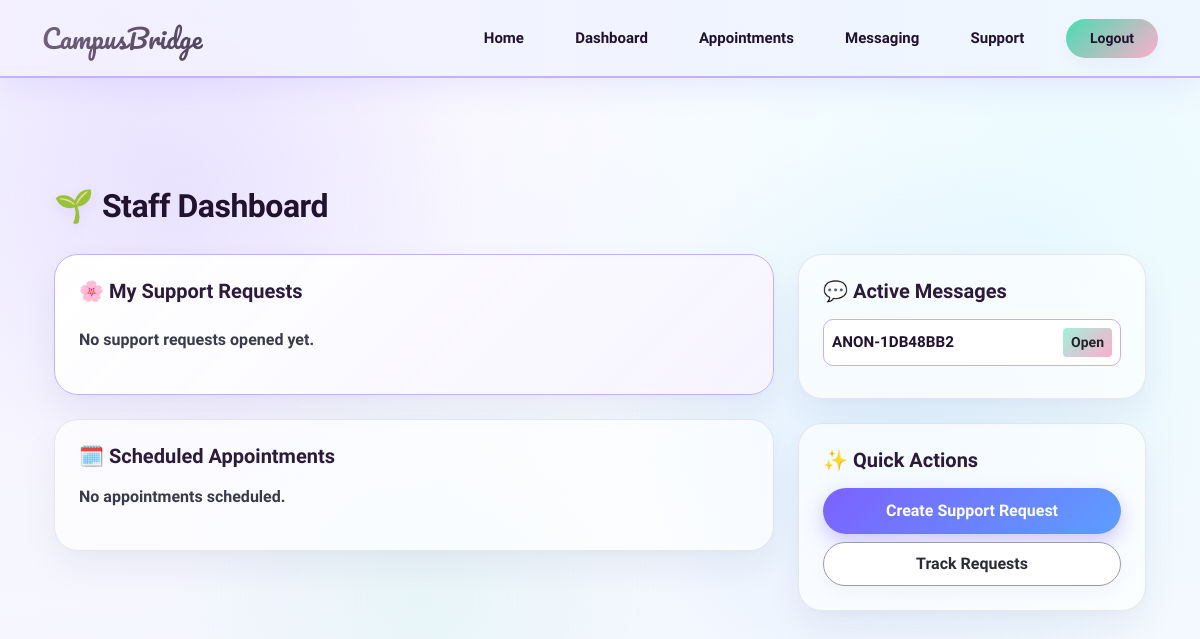
Before: /dashboard/staff/ (signed in) with the older database file.
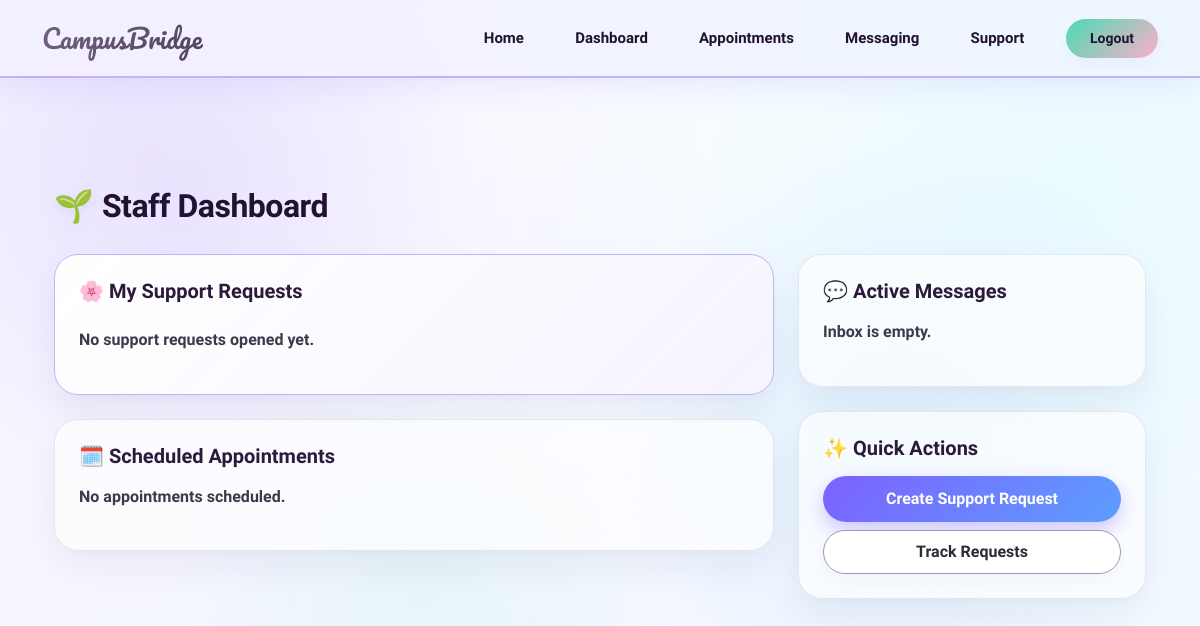
After: the same page with the newer database file.
### messaging/models.py (models this page shows, shortened)
class Conversation(models.Model):
    anonymous_profile = models.ForeignKey(
        "support.AnonymousProfile",
        on_delete=models.CASCADE,
        related_name="conversations"
    )
    counselor = models.ForeignKey(
        User,
        on_delete=models.CASCADE,
        related_name="counselor_conversations"
    )
    created_at = models.DateTimeField(auto_now_add=True)

### support/models.py (models this page shows, shortened)
class AnonymousProfile(models.Model):
    user=models.OneToOneField(User,on_delete=models.CASCADE)
    anon_id=models.CharField(max_length=20,unique=True,blank=True)

### accounts/views.py (the view)
# urls.py: path('dashboard/staff/', staff_dashboard, name='staff_dashboard'),
@login_required
def staff_dashboard(request):
    profile = request.user.anonymousprofile
    support_requests = SupportRequest.objects.filter(
        anonymous_profile=profile
    )
    appointments = Appointment.objects.filter(
        anonymous_profile=profile
    )
    conversations = Conversation.objects.filter(
        anonymous_profile=profile
    )
    return render(request, 'dashboards/staff.html', {
        'support_requests': support_requests,
        'appointments': appointments,
        'conversations': conversations,
    })

### templates/dashboards/staff.html (shortened to what this page needs)
{% extends 'base.html' %}
{% block content %}
<div class="container mt-4 animate-entrance">
  <div class="d-flex align-items-center mb-4 gap-2">
    <div style="font-size: 2rem; filter: drop-shadow(0 4px 6px rgba(195, 176, 255, 0.3));">🌱</div>
    <h2 class="mb-0 dashboard-heading">Staff Dashboard</h2>
  </div>
  <div class="row g-4">
    <div class="col-lg-8">
      <div class="card p-4 mb-4 animate-entrance delay-1" style="background: linear-gradient(135deg, rgba(255, 255, 255, 0.98), rgba(246, 243, 255, 0.95)); border-color: #c3b0ff;">
        <div class="d-flex justify-content-between align-items-center mb-4">
          <h5 class="mb-0 section-title">🌸 My Support Requests</h5>
        </div>
        {% for s in support_request %}
          <div class="card p-3 mb-3 item-card">
            <h6 style="color:#201230;font-weight:800;">{{ s.title }}</h6>
            <span class="badge status-badge">{{ s.status }}</span>
          </div>
        {% empty %}
          <p class="card-sub-text">No support requests opened yet.</p>
        {% endfor %}
      </div>
      <div class="card p-4 animate-entrance delay-2">
        <h5 class="section-title mb-3">🗓️ Scheduled Appointments</h5>
        {% for a in appointments %}
          <div class="card p-3 mb-2 item-card">
            <div style="font-weight:800;">{{ a.slot.date }}</div>
            <div class="card-sub-text">{{ a.slot.time_slot }} • {{ a.status }}</div>
          </div>
        {% empty %}
          <p class="card-sub-text">No appointments scheduled.</p>
        {% endfor %}
      </div>
    </div>
    <div class="col-lg-4">
      <div class="card p-4 mb-4 animate-entrance delay-2">
        <h5 class="mb-3 section-title">💬 Active Messages</h5>
        {% for c in conversations %}
          <div class="d-flex justify-content-between align-items-center p-2 mb-2"
               style="background:#fff;border:1px solid #c3b0ff;border-radius:10px;">
            <span style="color:#201230;font-weight:700;font-size:0.95rem;">
              {% if request.user.role == "counselor" %}
                  {{ c.anonymous_profile.anon_id }}
              {% else %}
                  {{ c.counselor.username }}
              {% endif %}
            </span>
            <a href="{% url 'chat' c.id %}"
               class="btn btn-sm fw-bold"
               style="background:linear-gradient(135deg,#a1f0da,#fcaecb);border:none;">
               Open
            </a>
          </div>
        {% empty %}
          <p class="card-sub-text">Inbox is empty.</p>
        {% endfor %}
      </div>
      <div class="card p-4 animate-entrance delay-3">
        <h5 class="section-title mb-3">✨ Quick Actions</h5>
        <a href="{% url 'create_request' %}" class="btn btn-primary w-100 mb-2">Create Support Request</a>
        <a href="{% url 'track_requests' %}" class="btn btn-secondary-custom w-100">Track Requests</a>
      </div>
    </div>
  </div>
</div>
{% endblock %}

Changed rows visible on the page:
removed Conversation: anonymous_profile.anon_id "ANON-1DB48BB2"
Other visible differences:
text now shown: "Inbox is empty."
